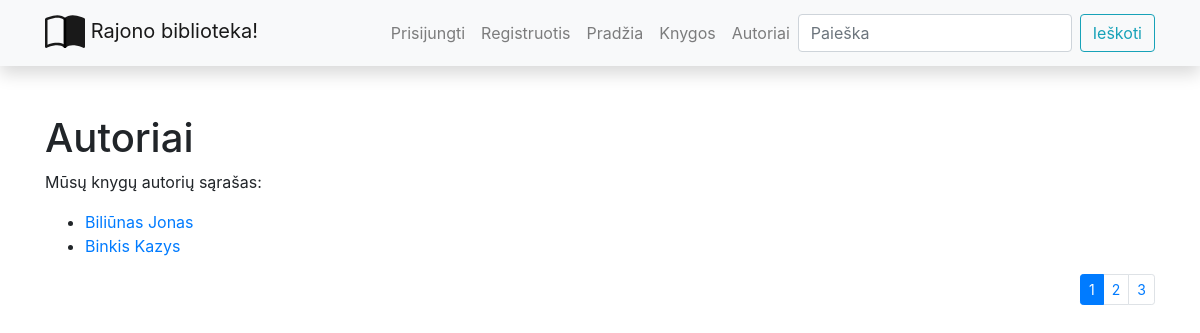
The page /library/authors/ on the database its author committed.
### library/models.py (models this page shows, shortened)
class Author(models.Model):
    first_name = models.CharField('Vardas', max_length=100)
    last_name = models.CharField('Pavarde', max_length=100)
    description = HTMLField()
    class Meta:
        ordering = ['last_name', 'first_name']
    def display_books(self):
        return ', '.join(book.title for book in self.books.all()[:3])
    display_books.short_Description = 'Knygos'

### library/views.py (the view)
# urls.py: path('authors/', views.authors, name='authors-all'),
def authors(request):
    paginator = Paginator(Author.objects.all(), 2)
    page_number = request.GET.get('page')
    page_authors = paginator.get_page(page_number)
    context_t = {
        'authors_t': page_authors
    }
    return render(request, 'authors.html', context=context_t)

### library/templates/authors.html
{% extends 'base.html' %}
{% block content %}
<h1>Autoriai</h1>
<p>Mūsų knygų autorių sąrašas:</p>
<ul>
{% for author in authors_t %}
        <li><a href="{% url 'author-one' author.id %}">{{ author.last_name }} {{ author.first_name }}</a></li>
    {% endfor %}
</ul>
<div>
    {% if authors_t.has_other_pages %}
    <ul class="pagination pagination-sm justify-content-end">
        {% for nr in authors_t.paginator.page_range %}
            {% if authors_t.number == nr %}
                <li class="page-item active">
                    <a class="page-link" href="?page={{ nr }}">{{ nr }}</a>
                </li>
            {% else %}
                <li class="page-item">
                    <a class="page-link" href="?page={{ nr }}">{{ nr }}</a>
                </li>
            {% endif %}
        {% endfor %}
        {% endif %}
    </ul>
</div>
{% endblock %}

### rows shown on the page
Author: last_name "Biliūnas", first_name "Jonas"
Author: last_name "Binkis", first_name "Kazys"

### other values the page prints
{{ nr }} "1"
{{ nr }} "2" "3"
